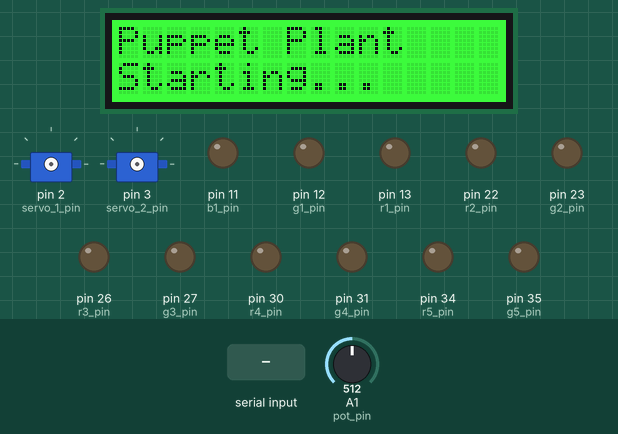
Simulated run of this sketch. Board: Arduino Mega 2560, built with avr-gcc and run on an emulated ATmega2560. On the bench: 16×2 character LCD, 2 × servo, output pins drawn as LEDs (lit = HIGH). The inputs (shaded band) are chosen by the test bench; at power-on: A1 (pot_pin) = 512. Random numbers use the default seed unless the sketch sets one; what the sketch prints to the serial monitor is not drawn.

Above: at 1.1 s.
1.2 s: "90,45,200\n" received over Serial
At 1.9 s:
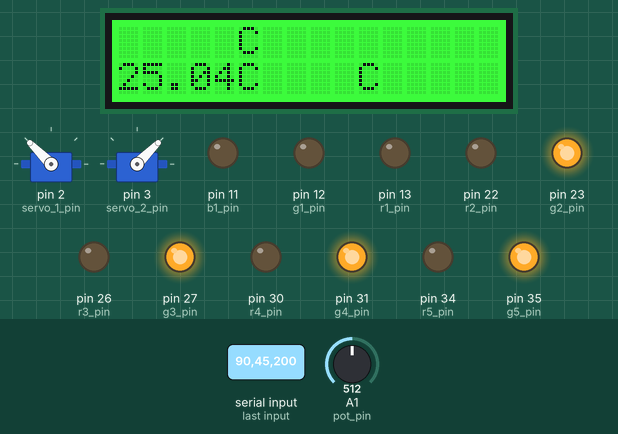
4.2 s: "100\n" received over Serial
At 6.4 s:
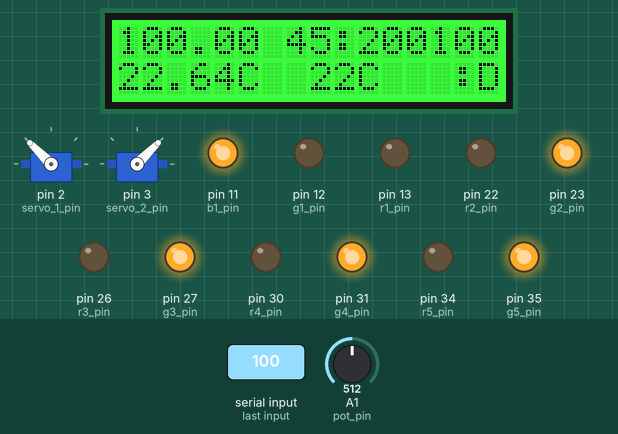
6.7 s: A1 (pot_pin) set to 716
At 8.1 s:
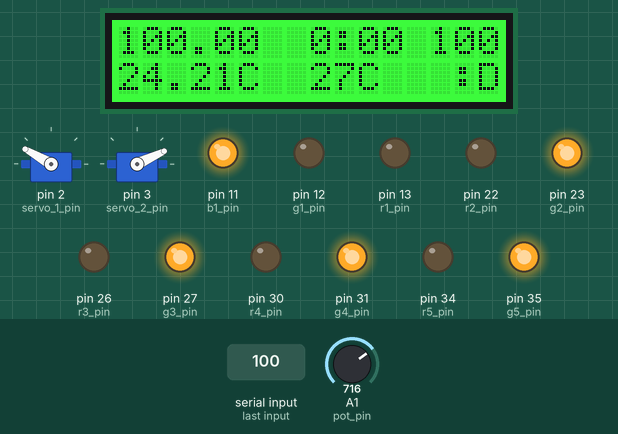
9.7 s: "30,150,10\n" received over Serial
At 12.04 s:
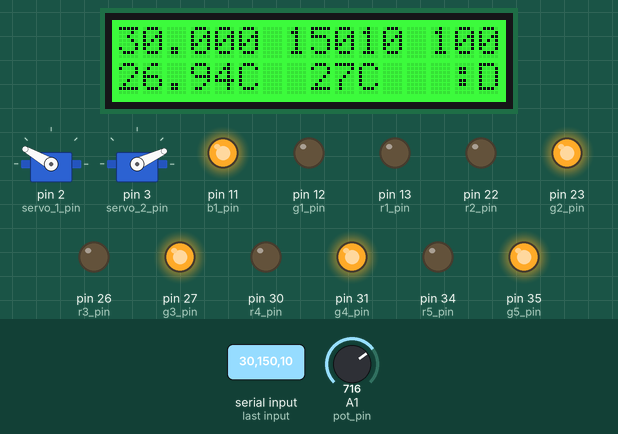
12.7 s: A1 (pot_pin) set to 900
At 13.7 s:
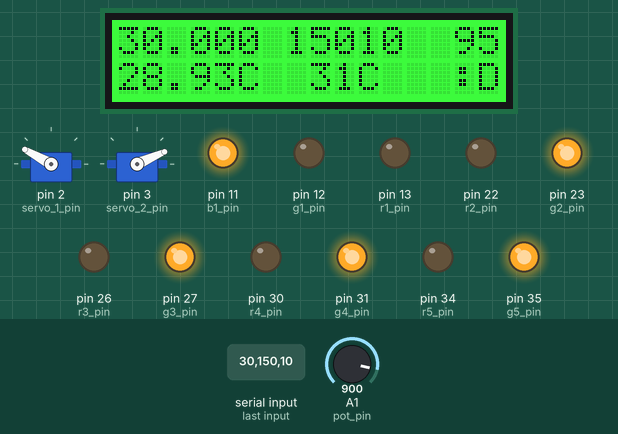
14.2 s: A1 (pot_pin) set to 1023
At 20.94 s:
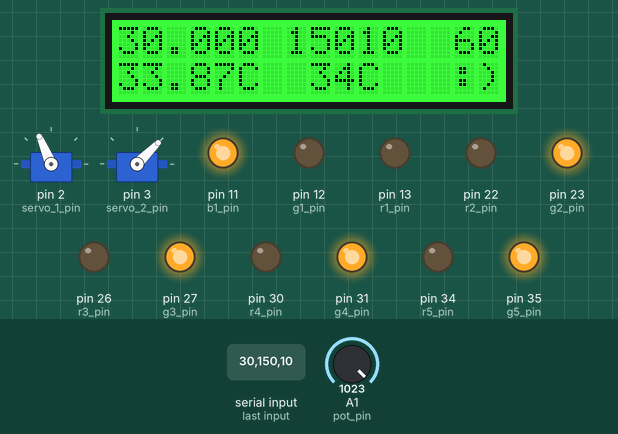
Timing chart, 0 to 22.5 s (numbered marks = the images above; inputs shaded):
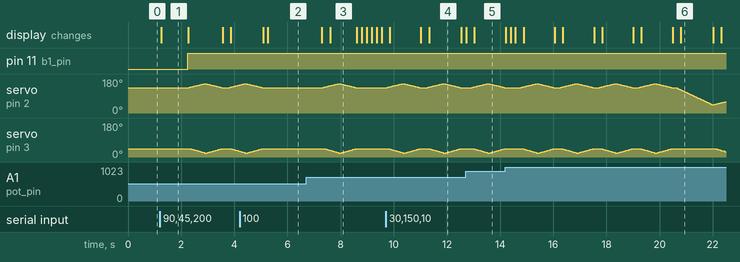

The sketch:

puppetplant.ino
```cpp
// Grove temperature things
#include <math.h>
int a;
float in_temp;
int B=3975;                  //B value of the thermistor
float resistance;
#define temp_pin A0
// define temperature comfortability limits
#define temp_c_min 20
#define temp_c_max 27

// Grove button things
#define button_pin 18
#define pot_pin A1
volatile int temp_ref;
#define temp_ref_min 10
#define temp_ref_max 35
#define temp_gain 0.2

// LCD display
#include <Wire.h>
#include "rgb_lcd.h"
rgb_lcd lcd;

// Servos
#include <Servo.h>
#define servo_1_pin 2
#define servo_2_pin 3
Servo servo_1;
Servo servo_2;
volatile int servo_1_pos;
volatile int servo_2_pos;
#define servo_1_down 45
#define servo_1_up 135
#define servo_2_down 135
#define servo_2_up 45
int servo_breathe[] = {30, 25, 20};
void sweep(Servo &s, int a, int b);
const int servo_inc = 1;
int servo_del = 15;

// LEDs
// sun/moon
#define r1_pin 13
#define g1_pin 12
#define b1_pin 11
// spotlights
#define r2_pin 22
#define g2_pin 23
#define r3_pin 26
#define g3_pin 27
#define r4_pin 30
#define g4_pin 31
#define r5_pin 34
#define g5_pin 35
// create arrays
int led_1[] = {r1_pin, g1_pin, b1_pin};
int led_2[] = {r2_pin, g2_pin};
int led_3[] = {r3_pin, g3_pin};
int led_4[] = {r4_pin, g4_pin};
int led_5[] = {r5_pin, g5_pin};

// current time
volatile int h = 0;
volatile int m = 0;

// happiness level (0 - 100)
volatile int happiness = 100;
#define h_inc 5
// minimum scores for happiness levels
#define happy_1 30
#define happy_2 60
// updating happiness state
volatile int h_state = 2;

// setup function
void setup() {
  // LCD init
  lcd.begin(16, 2);
  lcd.setRGB(0, 255, 0);
  lcd.setCursor(0, 0);
  lcd.print("Puppet Plant");
  lcd.setCursor(0, 1);
  lcd.print("Starting...");

  // Serial init
  Serial.begin(9600);
  while (Serial.available() == 0) {
  }
  Serial.read();
  Serial.println("Start");

  // LCD init again
  lcd.setCursor(0, 0);
  lcd.print("                ");
  lcd.setCursor(0, 1);
  lcd.print("                ");
  lcd.setCursor(5, 0);
  lcd.print("C");
  lcd.setCursor(5, 1);
  lcd.print("C");
  lcd.setCursor(10, 1);
  lcd.print("C");
  // get an initial actual temperature reading
  in_temp = getTemp();
  lcd.setCursor(0, 1);
  lcd.print(String(in_temp));

  // Servo init
  servo_1.attach(servo_1_pin);
  servo_2.attach(servo_2_pin);
  servo_1_pos = servo_1_up;
  servo_2_pos = servo_2_up;
  servo_1.write(servo_1_pos);
  servo_2.write(servo_2_pos);

  // LED init
  for (int i = 0; i < 2; i++) {
    pinMode(led_1[i], OUTPUT);
    analogWrite(led_1[i], 0);
    pinMode(led_2[i], OUTPUT);
    analogWrite(led_2[i], i*255);
    pinMode(led_3[i], OUTPUT);
    analogWrite(led_3[i], i*255);
    pinMode(led_4[i], OUTPUT);
    analogWrite(led_4[i], i*255);
    pinMode(led_5[i], OUTPUT);
    analogWrite(led_5[i], i*255);
  }
  pinMode(led_1[2], OUTPUT);
  analogWrite(led_1[2], 0);

  // Pseudo-thermostat init
  pinMode(pot_pin, INPUT);

  delay(1000);
}

// move servo s from a to b
void sweep(Servo &s, int a, int b) {
  if (a < b) {
    for (int pos = a; pos <= b; pos += servo_inc) {
      s.write(pos);
      delay(servo_del);
    }
  } else {
    for (int pos = a; pos >= b; pos -= servo_inc) {
      s.write(pos);
      delay(servo_del);
    }
  }
}

// move servo 1 from a to b and servo 2 from c to d
void sweep_12(int a, int b, int c, int d) {
  if (a < b) {
    for (int pos = a; pos <= b; pos += servo_inc) {
      servo_1.write(pos);
      delay(servo_del);
      servo_2.write(map(pos, a, b, c, d));
      delay(servo_del);
    }
  } else {
    for (int pos = a; pos >= b; pos -= servo_inc) {
      servo_1.write(pos);
      delay(servo_del);
      servo_2.write(map(pos, a, b, c, d));
      delay(servo_del);
    }
  }
}

// set the color of the sun/moon LED
void setColor(int led[], int red, int green, int blue)
{
  analogWrite(led[0], red);
  analogWrite(led[1], green);
  analogWrite(led[2], blue);
}

// set the colors of the spotlights and the screen
void setColorDigital(int led[], int red, int green)
{
  digitalWrite(led[0], red);
  digitalWrite(led[1], green);
}

// change the sun/moon LED depending on the time
void setLedTime() {
  // night (blue, before 5am or after 5pm)
  if (h >= 17 || h < 5) {
    setColor(led_1, 0, 0, 255);
  // day (yellow)
  } else {
    setColor(led_1, 255, 255, 0);
  }
}

// get a temperature reading from the temperature sensor
float getTemp() {
  // get current temperature
  a=analogRead(temp_pin);
  resistance=(float)(1023-a)*10000/a; //get the resistance of the sensor;
  return 1/(log(resistance/10000)/B+1/298.15)-273.15;//convert to temperature via datasheet&nbsp;;
}

// change the inside temperature display
float tempChange() {
  temp_ref = map(analogRead(pot_pin), 0, 1024, temp_ref_min, temp_ref_max);
  in_temp = in_temp + temp_gain*(temp_ref - in_temp);
  lcd.setCursor(8, 1);
  lcd.print("      ");
  lcd.setCursor(8, 1);
  if (temp_ref < 10) {
    lcd.setCursor(9, 1);
  }
  lcd.print(String(temp_ref));
  lcd.print("C");
  lcd.setCursor(0, 1);
  lcd.print("      ");
  lcd.setCursor(0, 1);
  if (in_temp < 10) {
    lcd.setCursor(1, 1);
  }
  lcd.print(String(in_temp));
  lcd.print("C");
}

// calculate whether the plant should be sad or happy
bool getHappy() {
  // check if inside comfortability range
  if (in_temp >= temp_c_min && in_temp <= temp_c_max) {
    // cap happiness at 100
    happiness = min(happiness+h_inc, 100);
  // otherwise outside of comfortability range
  } else {
    // limit happiness to above 0
    happiness = max(happiness-h_inc, 0);
  }

  // clear happiness
  lcd.setCursor(13, 0);
  lcd.print("   ");
  // print happiness
  if (happiness == 100) {
    lcd.setCursor(13, 0);
  } else if (happiness >= 10) {
    lcd.setCursor(14, 0);
  } else {
    lcd.setCursor(15, 0);
  }
  lcd.print(String(happiness));

  // compare happiness to happy thresholds, update h_state
  lcd.setCursor(14, 1);
  if (happiness > happy_2) {
    h_state = 2;
    lcd.print(":D");
  } else if (happiness > happy_1) {
    h_state = 1;
    lcd.print(":)");
  } else {
    h_state = 0;
    lcd.print(":(");
  }
}

// change the spotlights and LCD depending on happiness
// also move servos
void setHappy() {
  // check if happy
  int g = 0;
  if (h_state > 0) {
    g = 1;
  }
  int r = !g;

  // set spotlights
  setColorDigital(led_2, r, g);
  setColorDigital(led_3, r, g);
  setColorDigital(led_4, r, g);
  setColorDigital(led_5, r, g);
  // set LCD
  lcd.setRGB(r*255, g*255, 0);

  // update branch states
  switch (h_state) {
    // both happy
    case 2:
      sweep(servo_1, servo_1_pos, servo_1_up);
      servo_1_pos = servo_1_up;
      sweep(servo_2, servo_2_pos, servo_2_up);
      servo_2_pos = servo_2_up;
      break;
    // only one happy
    case 1:
      sweep(servo_1, servo_1_pos, servo_1_down);
      servo_1_pos = servo_1_down;
      sweep(servo_2, servo_2_pos, servo_2_up);
      servo_2_pos = servo_2_up;
      break;
    // neither happy
    default:
      sweep(servo_1, servo_1_pos, servo_1_down);
      servo_1_pos = servo_1_down;
      sweep(servo_2, servo_2_pos, servo_2_down);
      servo_2_pos = servo_2_down;
  }
}

// let the branches "breathe"
void breathe() {
  // define range
  int servo_1_max = servo_1_pos + servo_breathe[h_state];
  int servo_2_max = servo_2_pos - 1.2*servo_breathe[h_state];
  // breathe
  sweep_12(servo_1_pos, servo_1_max, servo_2_pos, servo_2_max);
  sweep_12(servo_1_max, servo_1_pos, servo_2_max, servo_2_pos);
}

// loop
void loop() {
  // update sun/moon LED
  setLedTime();

  // update the temperature display (will do this periodically)
  tempChange();
  // do up to 3 random times, depending on happiness
  // if fully happy, don't bother user
  // more likely to bother user if lower happiness
  int r = random(4-h_state);
  for (int i = r; i > 0; i--) {
    // move the plant
    breathe();
    // update the temperature
    tempChange();
  }
  delay(100);

  // update happiness
  getHappy();
  setHappy();

  // get info from python
  if (Serial.available() > 0) {
    // get, print the current outside temperature
    float out_temp = Serial.parseFloat();
    Serial.println(in_temp);
    lcd.setCursor(0, 0);
    lcd.print(String(out_temp));
    tempChange();

    // get and print time things
    h = Serial.parseInt();
    Serial.println(h);
    m = Serial.parseInt();
    Serial.println(m);
    // clear time
    lcd.setCursor(7, 0);
    lcd.print("      ");
    // print minutes
    // minute is 2 digits
    if (m > 9) {
      lcd.setCursor(10,0);
    // minute is 1 digit
    } else {
      lcd.setCursor(10,0);
      lcd.print("0");
      lcd.setCursor(11,0);
    }
    lcd.print(m);
    // print hours
    lcd.setCursor(9, 0);
    lcd.print(":");
    // hour is 2 digits
    if (h > 9) {
      lcd.setCursor(7, 0);
    // hour is 1 digit
    } else {
      lcd.setCursor(8, 0);
    }
    lcd.print(h);

    // devour rest of buffer
    while (Serial.available() > 0) {
      Serial.read();
    }
  }

  tempChange();
}
```

Measured:
- after the input at 1.2 s, pin 11 (b1_pin): LOW → HIGH after 1.0 s; pin 23 (g2_pin), pin 27 (g3_pin), pin 31 (g4_pin), pin 35 (g5_pin): LOW → HIGH at once; the display: changes at once (image 1)
- what the display in image 1 shows lasts 1.1 s, from 1.2 s to 2.3 s
